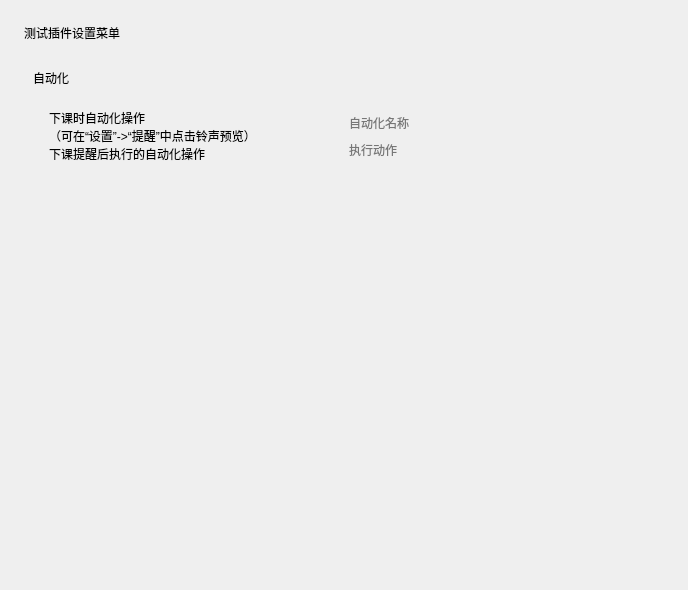
<?xml version="1.0" encoding="UTF-8"?>
<ui version="4.0">
 <class>Form</class>
 <widget class="QWidget" name="Form">
  <property name="geometry">
   <rect>
    <x>0</x>
    <y>0</y>
    <width>688</width>
    <height>590</height>
   </rect>
  </property>
  <property name="sizePolicy">
   <sizepolicy hsizetype="Preferred" vsizetype="Expanding">
    <horstretch>0</horstretch>
    <verstretch>0</verstretch>
   </sizepolicy>
  </property>
  <property name="windowTitle">
   <string>Form</string>
  </property>
  <layout class="QVBoxLayout" name="verticalLayout_2">
   <property name="spacing">
    <number>18</number>
   </property>
   <property name="leftMargin">
    <number>24</number>
   </property>
   <property name="topMargin">
    <number>24</number>
   </property>
   <property name="rightMargin">
    <number>24</number>
   </property>
   <property name="bottomMargin">
    <number>0</number>
   </property>
   <item>
    <widget class="TitleLabel" name="TitleLabel">
     <property name="text">
      <string>测试插件设置菜单</string>
     </property>
    </widget>
   </item>
   <item>
    <widget class="SmoothScrollArea" name="SmoothScrollArea">
     <property name="styleSheet">
      <string notr="true">background: transparent; border: none</string>
     </property>
     <property name="widgetResizable">
      <bool>true</bool>
     </property>
     <widget class="QWidget" name="scrollAreaWidgetContents">
      <property name="geometry">
       <rect>
        <x>0</x>
        <y>0</y>
        <width>640</width>
        <height>509</height>
       </rect>
      </property>
      <layout class="QVBoxLayout" name="verticalLayout_9">
       <item>
        <layout class="QVBoxLayout" name="verticalLayout_7">
         <item>
          <widget class="SubtitleLabel" name="SubtitleLabel_2">
           <property name="text">
            <string>自动化</string>
           </property>
          </widget>
         </item>
         <item>
          <widget class="CardWidget" name="CardWidget_3">
           <property name="minimumSize">
            <size>
             <width>0</width>
             <height>70</height>
            </size>
           </property>
           <layout class="QHBoxLayout" name="horizontalLayout_5">
            <property name="leftMargin">
             <number>16</number>
            </property>
            <property name="topMargin">
             <number>16</number>
            </property>
            <property name="rightMargin">
             <number>16</number>
            </property>
            <property name="bottomMargin">
             <number>16</number>
            </property>
            <item>
             <layout class="QVBoxLayout" name="verticalLayout_6">
              <property name="spacing">
               <number>0</number>
              </property>
              <item>
               <widget class="StrongBodyLabel" name="StrongBodyLabel_5">
                <property name="text">
                 <string>下课时自动化操作</string>
                </property>
               </widget>
              </item>
              <item>
               <widget class="CaptionLabel" name="CaptionLabel_2">
                <property name="sizePolicy">
                 <sizepolicy hsizetype="Expanding" vsizetype="Preferred">
                  <horstretch>0</horstretch>
                  <verstretch>0</verstretch>
                 </sizepolicy>
                </property>
                <property name="text">
                 <string>（可在“设置”-&gt;“提醒”中点击铃声预览）
下课提醒后执行的自动化操作</string>
                </property>
                <property name="wordWrap">
                 <bool>true</bool>
                </property>
                <property name="lightColor" stdset="0">
                 <color alpha="150">
                  <red>0</red>
                  <green>0</green>
                  <blue>0</blue>
                 </color>
                </property>
                <property name="darkColor" stdset="0">
                 <color alpha="200">
                  <red>255</red>
                  <green>255</green>
                  <blue>255</blue>
                 </color>
                </property>
               </widget>
              </item>
             </layout>
            </item>
            <item>
             <layout class="QVBoxLayout" name="verticalLayout">
              <item>
               <widget class="LineEdit" name="nameEdit">
                <property name="sizePolicy">
                 <sizepolicy hsizetype="Minimum" vsizetype="Fixed">
                  <horstretch>0</horstretch>
                  <verstretch>0</verstretch>
                 </sizepolicy>
                </property>
                <property name="placeholderText">
                 <string>自动化名称</string>
                </property>
               </widget>
              </item>
              <item>
               <widget class="LineEdit" name="actionEdit">
                <property name="sizePolicy">
                 <sizepolicy hsizetype="Expanding" vsizetype="Fixed">
                  <horstretch>0</horstretch>
                  <verstretch>0</verstretch>
                 </sizepolicy>
                </property>
                <property name="text">
                 <string/>
                </property>
                <property name="placeholderText">
                 <string>执行动作</string>
                </property>
               </widget>
              </item>
             </layout>
            </item>
           </layout>
          </widget>
         </item>
        </layout>
       </item>
       <item>
        <widget class="QFrame" name="blank">
         <property name="minimumSize">
          <size>
           <width>0</width>
           <height>25</height>
          </size>
         </property>
         <property name="frameShape">
          <enum>QFrame::StyledPanel</enum>
         </property>
         <property name="frameShadow">
          <enum>QFrame::Raised</enum>
         </property>
         <property name="lineWidth">
          <number>5</number>
         </property>
        </widget>
       </item>
       <item>
        <spacer name="verticalSpacer">
         <property name="orientation">
          <enum>Qt::Vertical</enum>
         </property>
         <property name="sizeHint" stdset="0">
          <size>
           <width>20</width>
           <height>40</height>
          </size>
         </property>
        </spacer>
       </item>
      </layout>
     </widget>
    </widget>
   </item>
  </layout>
 </widget>
 <customwidgets>
  <customwidget>
   <class>CardWidget</class>
   <extends>QFrame</extends>
   <header>qfluentwidgets</header>
   <container>1</container>
  </customwidget>
  <customwidget>
   <class>SmoothScrollArea</class>
   <extends>QScrollArea</extends>
   <header>qfluentwidgets</header>
   <container>1</container>
  </customwidget>
  <customwidget>
   <class>CaptionLabel</class>
   <extends>QLabel</extends>
   <header>qfluentwidgets</header>
  </customwidget>
  <customwidget>
   <class>StrongBodyLabel</class>
   <extends>QLabel</extends>
   <header>qfluentwidgets</header>
  </customwidget>
  <customwidget>
   <class>SubtitleLabel</class>
   <extends>QLabel</extends>
   <header>qfluentwidgets</header>
  </customwidget>
  <customwidget>
   <class>TitleLabel</class>
   <extends>QLabel</extends>
   <header>qfluentwidgets</header>
  </customwidget>
  <customwidget>
   <class>LineEdit</class>
   <extends>QLineEdit</extends>
   <header>qfluentwidgets</header>
  </customwidget>
 </customwidgets>
 <resources/>
 <connections/>
</ui>
